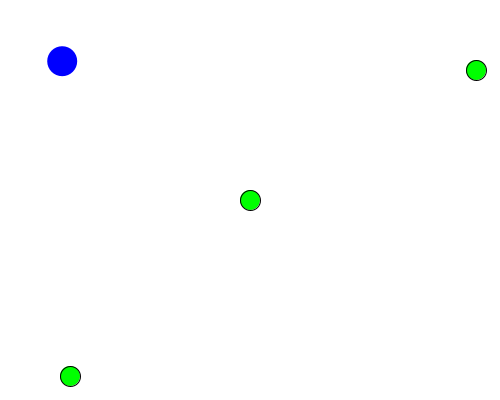
Frame 1 (no input)
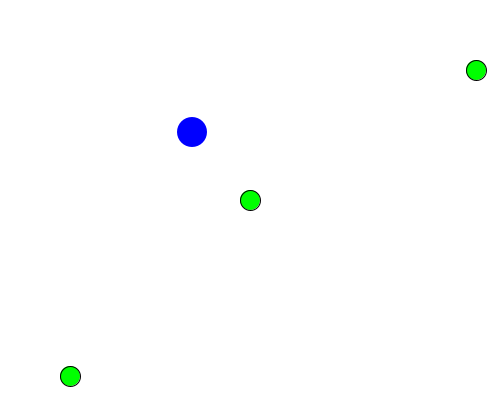
Frame 60 (the mouse pressed at the canvas centre just before this capture)
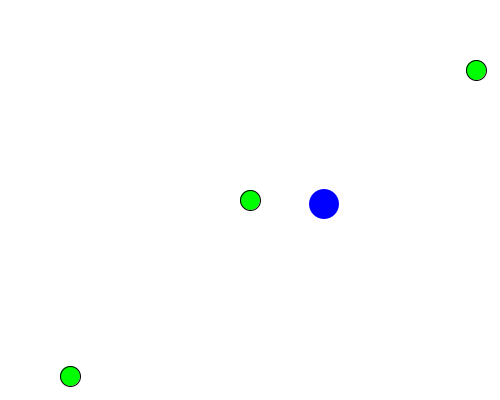
Frame 120 (the mouse held since frame 60 and released just before this capture)

The Processing sketch that drew these frames (run headless with seeded random() and noise(); from frame 60 on, the mouse is pressed at the canvas centre):

// Processing sketch: sketch_test
// ── sketch_test.pde



// -- Global variables are declared first
 
// ball position
float xPos;
float yPos;
 
// peg positions
float peg1X, peg1Y;
float peg2X, peg2Y;
float peg3X, peg3Y;
 
// ball velocity
float vx;
float vy;
 
// ball size
float radius;
 
// peg size
float pegRadius;
 
void setup()            // <-- Whatever commands we put in here will be executed once.
{
    size(500, 400);
    textSize(48);
 
    radius = 15;
 
    pegRadius = 10;
 
    peg1X = 250;
    peg1Y = 200;
 
    peg2X = 70;
    peg2Y = height - 24;
 
    peg3X = width - 24;
    peg3Y = 70;
 
    xPos = 60;            // <-- Starting position of the ball
    yPos = 60;
 
    vx = 2.2;             // <-- Speed of the ball
    vy = 1.2;
}
 
void draw()
{
    background(255);
 
    fill(0, 255, 0);
    stroke(0);
 
    // -- Draw the pegs
    circle(peg1X, peg1Y, 2 * pegRadius);
    circle(peg2X, peg2Y, 2 * pegRadius);
    circle(peg3X, peg3Y, 2 * pegRadius);
 
    // -- Move the ball
    xPos = xPos + vx;
    yPos = yPos + vy;
 
    // -- Draw ball
    noStroke();
    fill(0, 0, 255);
    circle(xPos, yPos, 2 * radius);
 
    // -- Check rebounds against left and right walls
    if (xPos - radius < 0 || xPos + radius > width)
    {
        vx = -vx;
    }
 
    // -- Check rebounds against top and bottom walls
    if (yPos - radius < 0 || yPos + radius > height)
    {
        vy = -vy;
    }
 
    // -- Check collisions with pegs
    if (dist(xPos, yPos, peg1X, peg1Y) < radius + pegRadius)
    {
        fill(0);
        textAlign(CENTER, CENTER);
        text("GAME OVER!", width/2, height/2);
        frameRate(0);
    }
    if (dist(xPos, yPos, peg2X, peg2Y) < radius + pegRadius)
    {
        fill(0);
        textAlign(CENTER, CENTER);
        text("GAME OVER!", width/2, height/2);
        frameRate(0);
    }
    if (dist(xPos, yPos, peg3X, peg3Y) < radius + pegRadius)
    {
        fill(0);
        textAlign(CENTER, CENTER);
        text("GAME OVER!", width/2, height/2);
        frameRate(0);
    }
}
